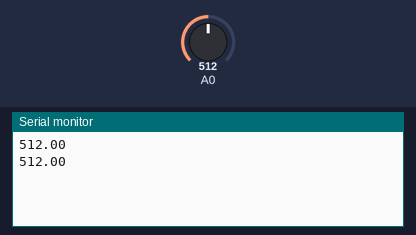
This program was run on a simulated Arduino Uno, built with avr-gcc and run on an emulated ATmega328P. On the bench: the last lines printed to the serial monitor. The inputs (shaded band) are chosen by the test bench; at power-on: A0 = 512.

Above: at 2.8 s.
2.9 s: A0 set to 716
At 5.2 s:
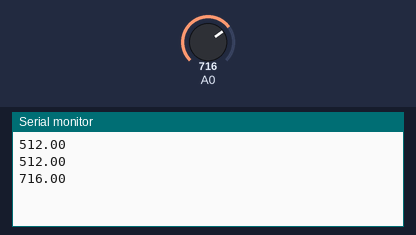
5.6 s: A0 set to 900
At 7.0 s:
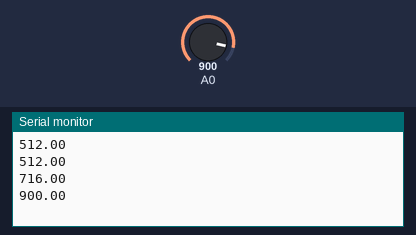
Timing chart, 0 to 8.6 s (numbered marks = the images above; inputs shaded):
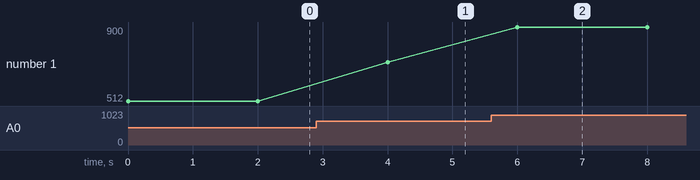

Measured:
- after the input at 2.9 s, the serial monitor: prints a new line after 1.1 s (image 1)
- after the input at 5.6 s, the serial monitor: prints a new line after 0.40 s (image 2)
- plotted number 1: 512 → 716 after the input at 2.9 s, 716 → 900 after the input at 5.6 s

The program:

main.cpp
```cpp
#include <Arduino.h>

/*
//potentiometer readings
double value;
double angle;

//ultrasonic sensor reading
const int trigPin = 2;
const int echoPin = 3;

//ultrasonic sensor calculations
long duration;
double distance;


void setup() {
  pinMode(trigPin, OUTPUT); // Sets the trigPin as an Output
  pinMode(echoPin, INPUT);  // Sets the echoPin as an Input

  Serial.begin(9600); // Must match Receiver's baud rate
}

void loop() {
    // Clear the trigPin
  digitalWrite(trigPin, LOW);
  delayMicroseconds(2);

  value = analogRead(A0);
  angle = map(value,0,1023,0,180);

  digitalWrite(trigPin, HIGH);
  delayMicroseconds(10);
  digitalWrite(trigPin, LOW);

  duration = pulseIn(echoPin, HIGH);

  distance = duration * 0.034 / 2;

  //  Serial.println(distance);


  if(angle<90 && distance>10 ){
    Serial.println('B'); // Send character 'B'
    delay(2000);
  }

  else if(angle>90 || distance<10 ){
  Serial.println('A'); // Send character 'A'
    delay(2000);       // Wait 2 seconds
  }

}
*/

double sensorValue = 0; // Variable to store the value read from the analog pin

void setup() {
  // Initialize serial communication at 9600 bits per second:
  Serial.begin(9600);
}

void loop() {
  // Read the value from the specified analog input pin (A0):
  sensorValue = analogRead(A0);

  // Print the value to the Serial Monitor:
  Serial.println(sensorValue);

  // Add a small delay to avoid flooding the serial monitor with data:
  delay(2000);
}
```
